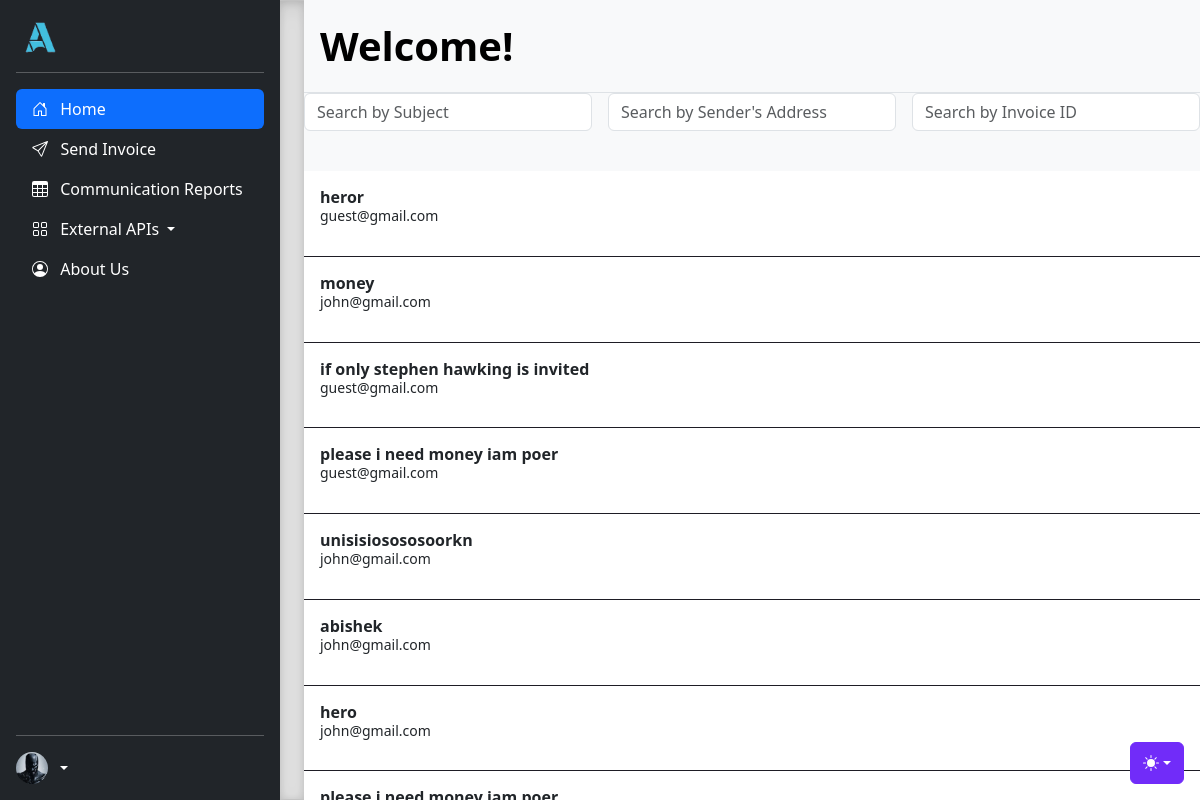
The page /mailbox/ (signed in) on the database its author committed.
### backend/src/models.py (models this page shows)
class Invoice(db.Model):
    id = db.Column(db.String(80), unique=True, primary_key=True)
    subject = db.Column(db.String(255), nullable=False)
    body = db.Column(db.Text, nullable=False)
    date_sent = db.Column(db.DateTime, nullable=False)
    user_id = db.Column(db.String(80), db.ForeignKey('user.id'))
    is_incoming = db.Column(db.Boolean, default=True, nullable=False)
    communication_report = relationship("CommunicationReport", back_populates="invoice", uselist=False)
    sent_to_user_id = db.Column(db.String(80), db.ForeignKey('user.id'))

class User(db.Model):
    id = db.Column(db.String(80), unique=True, primary_key=True)
    first_name = db.Column(db.String(50), nullable=False)
    last_name = db.Column(db.String(50), nullable=False)
    email = db.Column(db.String(100), unique=True, nullable=False)
    image_file = db.Column(db.String(20), nullable=False, default='default.png')
    password = db.Column(db.String(100), nullable=False)
    token_rel = relationship("Token", back_populates="user_rel")

### backend/src/mailbox.py (the view, shortened to what this page needs)
@mailbox.route('', methods=['GET'])
def mailBox():
    user_id_a = session.get('user_id')
    if not user_id_a:
        return jsonify({'error': 'Invalid userId'}), 400
    user = User.query.filter_by(id=user_id_a).first()
    search_subject = request.args.get('subject', '')
    search_sender_address = request.args.get('sender_address', '')
    search_invoice_id = request.args.get('invoice_id', '')
    received_mails_query = Invoice.query.join(User, Invoice.user_id == User.id).filter(Invoice.sent_to_user_id == user_id_a)
    if search_subject:
        received_mails_query = received_mails_query.filter(Invoice.subject.ilike(f'%{search_subject}%'))
    if search_sender_address:
        received_mails_query = received_mails_query.filter(User.email.ilike(f'%{search_sender_address}%'))
    if search_invoice_id:
        received_mails_query = received_mails_query.filter(Invoice.id == search_invoice_id)
    received_mails = received_mails_query.all()
    current_datetime = datetime.now()
    formatted_mail = []
    for mail in received_mails:
        user = User.query.filter_by(id=mail.user_id).first()
        new_mail = {
            'id': mail.id,
            'subject': mail.subject,
            'body': mail.body,
            'date_sent': mail.date_sent,
            'user_id': mail.user_id,
            'is_incoming': mail.is_incoming,
            'sender_mail': user.email
        }
        formatted_mail.append(new_mail)
    for i in received_mails:
        existing_report = CommunicationReport.query.filter_by(invoice_id=i.id, user_id=user_id_a).first()
        if existing_report:
            continue
    return render_template(
        'mailbox.html',
        received_mails=formatted_mail,
        current_datetime=current_datetime,
        search_subject=search_subject,
        search_sender_address=search_sender_address,
    )

### templates/mailbox.html (shortened to what this page needs)
<!doctype html>
<html lang="en" data-bs-theme="auto">
<head>
    <link href="https://cdn.jsdelivr.net/npm/bootstrap-icons@1.8.1/font/bootstrap-icons.css" rel="stylesheet">
    <link rel="stylesheet" href="https://cdn.jsdelivr.net/npm/@docsearch/css@3">
    <link href="/static/css/bootstrap.min.css" rel="stylesheet"
>
    <link href="/static/sidebars.css" rel="stylesheet">
</head>
<body>
    <div class="dropdown position-fixed bottom-0 end-0 mb-3 me-3 bd-mode-toggle">
        <button class="btn btn-bd-primary py-2 dropdown-toggle d-flex align-items-center" id="bd-theme" type="button"
            aria-expanded="false" data-bs-toggle="dropdown" aria-label="Toggle theme (auto)">
            <svg class="bi my-1 theme-icon-active" width="1em" height="1em">
                <use href="#circle-half"></use>
            </svg>
        </button>
    </div>
    <main class="d-flex flex-nowrap">
        <div class="d-flex flex-column flex-shrink-0 p-3 text-bg-dark" style="width: 280px;">
            <p class="d-flex align-items-center mb-3 mb-md-0 me-md-auto text-white text-decoration-none">
                <img src="/static/images/logo.png"
                    class="d-flex align-items-center mb-3 mb-md-0 me-md-auto text-white text-decoration-none"
                    style="height: 40px;">
            </p>
            <hr>
            <ul class="nav nav-pills flex-column mb-auto">
                <li class="nav-item">
                    <a href="{{ url_for('mailbox_route.mailBox') }}" class="nav-link active" aria-current="page">
                      <svg class="bi pe-none me-2" width="16" height="16"><use xlink:href="#home"/></svg>
                      Home
                    </a>
                  </li>
                <li>
                    <a href="{{ url_for('mailbox_route.sending') }}" class="nav-link text-white">
                        <span class="text-padding">&nbsp;&nbsp;Send Invoice</span>
                    </a>
                </li>
                <li>
                    <a href="{{ url_for('reports.reportBox') }}" class="nav-link text-white">
                        <svg class="bi pe-none me-2" width="16" height="16">
                            <use xlink:href="#table" />
                        </svg>
                        Communication Reports
                    </a>
                </li>
                <li class="dropdown">
                    <button class="nav-link text-white dropdown-toggle" type="button" id="productsDropdown" data-bs-toggle="dropdown" aria-expanded="false">
                        <svg class="bi pe-none me-2" width="16" height="16">
                            <use xlink:href="#grid" />
                        </svg>
                        External APIs
                    </button>
                </li>
                <li>
                    <a href="{{ url_for('about') }}" class="nav-link text-white">
                        <svg class="bi pe-none me-2" width="16" height="16">
                            <use xlink:href="#people-circle" />
                        </svg>
                        About Us
                    </a>
                </li>
            </ul>
            <hr>
            <div class="dropdown">
                <a href="#" class="d-flex align-items-center text-white text-decoration-none dropdown-toggle"
                    data-bs-toggle="dropdown" aria-expanded="false">
                    <img src="/static/profile_pictures/default.png" alt="" width="32" height="32" class="rounded-circle me-2">
                </a>
            </div>
        </div>
        <div class="b-example-divider b-example-vr"></div>
        <div class="d-flex flex-column align-items-stretch flex-shrink-0 bg-body-tertiary" style="width: 1200px;">
            <span class="d-flex align-items-center flex-shrink-0 p-3 link-body-emphasis text-decoration-none border-bottom fs-5 fw-semibold" style="font-size: 40px !important; text-align: center;">
                Welcome!
            </span>
            <div class="content">
                <form action="{{ url_for('mailbox_route.mailBox') }}" method="get" class="row g-3">
                    <div class="col-md-3">
                        <input type="text" name="subject" placeholder="Search by Subject" value="{{ request.args.get('subject', '') }}" class="form-control">
                    </div>
                    <div class="col-md-3">
                        <input type="text" name="sender_address" placeholder="Search by Sender's Address" value="{{ request.args.get('sender_address', '') }}" class="form-control">
                    </div>
                    <div class="col-md-3">
                        <input type="text" name="invoice_id" placeholder="Search by Invoice ID" value="{{ request.args.get('invoice_id', '') }}" class="form-control">
                    </div>
                </form>
                {% if received_mails %}
                <div class="list-group list-group-flush mt-4">
                    {% for mail in received_mails|reverse %}
                    <div class="list-group-item py-3 lh-sm" aria-current="true" onclick="window.location='{{ url_for('mailbox_route.invoiceShow', invoiceId=mail.id) }}'">
                        <div class="d-flex justify-content-between">
                            <div class="pe-3">
                                <strong class="mb-1">{{ mail.subject }}</strong>
                                <div class="mb-1 small">{{ mail.sender_mail }}</div>
                            </div>
                        </div>
                    </div>
                    {% endfor %}
                </div>
                {% else %}
                <p>Mailbox empty!</p>
                {% endif %}
            </div>
        </div>
    </main>
</body>
</html>

### static/sidebars.css (style rules this page uses)
body { min-height: 100vh; min-height: -webkit-fill-available; }
html { height: -webkit-fill-available; }
main { height: 100vh; height: -webkit-fill-available; max-height: 100vh; overflow-x: auto; overflow-y: hidden; }
.dropdown-toggle { outline: 0; }

### templates/mailbox.html (style rules this page uses)
.b-example-divider { width: 100%; height: 3rem; background-color: rgba(0, 0, 0, .1); border: solid rgba(0, 0, 0, .15); border-width: 1px 0; box-shadow: inset 0 .5em 1.5em rgba(0, 0, 0, .1), inset 0 .125em .5em rgba(0, 0, 0, .15); }
.b-example-vr { flex-shrink: 0; width: 1.5rem; height: 100vh; }
.bi { vertical-align: -.125em; fill: currentColor; }
.btn-bd-primary { --bd-violet-bg: #712cf9; --bd-violet-rgb: 112.520718, 44.062154, 249.437846; --bs-btn-font-weight: 600; --bs-btn-color: var(--bs-white); --bs-btn-bg: var(--bd-violet-bg); --bs-btn-border-color: var(--bd-violet-bg); --bs-btn-hover-color: var(--bs-white); --bs-btn-hover-bg: #6528e0; --bs-btn-hover-border-color: #6528e0; --bs-btn-focus-shadow-rgb: var(--bd-violet-rgb); --bs-btn-active-color: var(--bs-btn-hover-color); --bs-btn-active-bg: #5a23c8; --bs-btn-active-border-color: #5a23c8; }
.bd-mode-toggle { z-index: 1500; }
.list-group-item { border: none; cursor: pointer; transition: background-color 0.3s; }
.list-group-item:not(:last-child) { border-bottom: 1px solid #1e1d25; }

### rows shown on the page
Invoice: subject "heror"
User: sender_mail "guest@gmail.com" "guest@gmail.com" "guest@gmail.com"
Invoice: subject "money"
User: sender_mail "john@gmail.com" "john@gmail.com" "john@gmail.com" "john@gmail.com"
Invoice: subject "if only stephen hawking is invited"
Invoice: subject "please i need money iam poer"
Invoice: subject "unisisiosososoorkn"
Invoice: subject "abishek"
Invoice: subject "hero"
